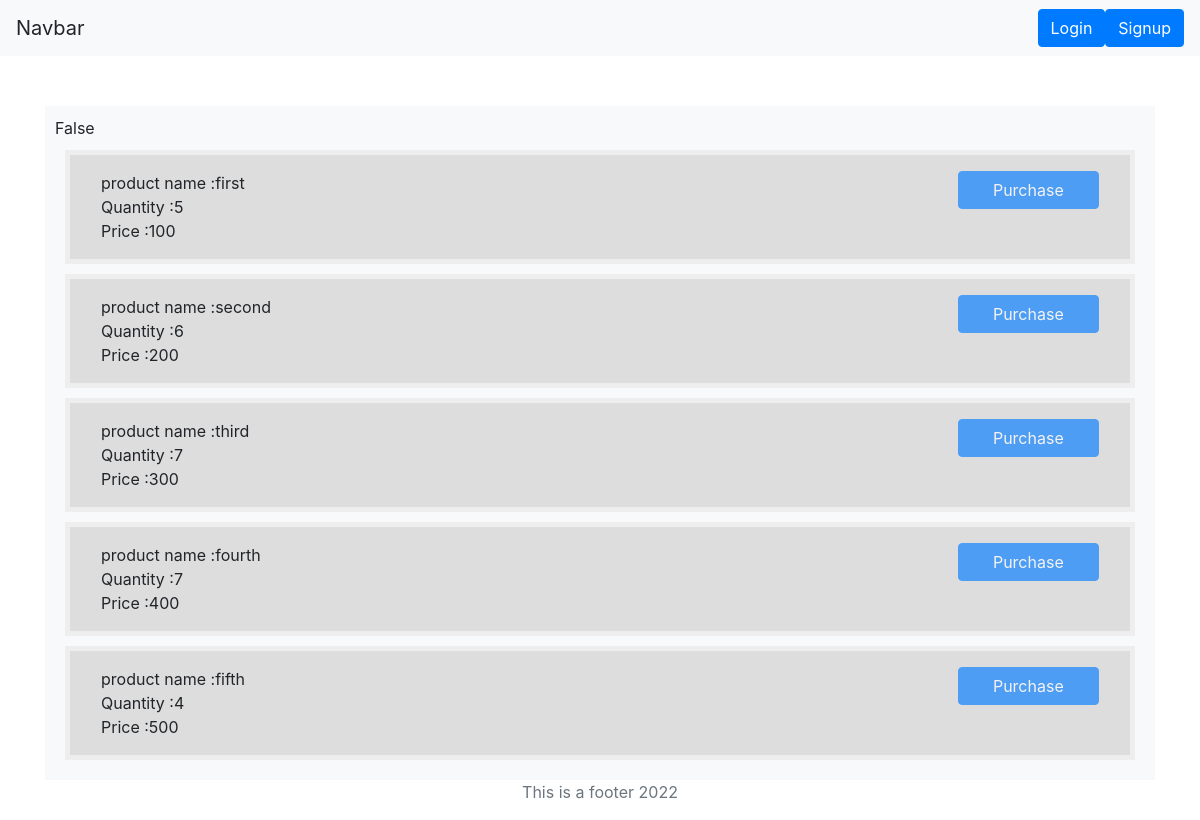
The page / on the database its author committed.
### app/models.py (models this page shows, shortened)
class Product(models.Model):
    name = models.CharField(max_length=255, default='', null=False)
    quantity = models.IntegerField()
    price = models.IntegerField()

### app/views.py (the view)
# urls.py: path('', views.Index.as_view(template_name='index.html'), name="home"),
class Index(ListView):
    model = Product
    context_object_name = 'productList'

### templates/index.html (shortened to what this page needs)
{% extends 'base.html' %}
{% block content %}
<div class="main-wrapper">
    <div class="container main-container">
        {{user.is_staff}}
        {% for product in productList %}
        <div class="row main-row">
            <div class="col-12 align-center">
                <div class="row p-3">
                    <div class="col-4 align-middle">
                        product name :{{product.name}}<br/>
                        <span id="quantity{{product.pk}}">Quantity :{{product.quantity}}</span><br/>
                        Price :{{product.price}}
                    </div>
                    <div class="col-6"></div>
                    <div class="col-2 float-right">
                            {% if user.is_authenticated and user.is_staff == False %}
                        <button type="button" class="btn btn-primary btn-block" onclick="Purchase({{product.pk}})">
                            Purchase
                        </button>
                        {% else %}
                        <button type="button" class="btn btn-primary btn-block" disabled> Purchase</button>
                        {% endif %}
                    </div>
                </div>
            </div>
        </div>
        {% endfor %}
    </div>
</div>
{%endblock content%}

### templates/base.html (shortened to what this page needs)
{% load static %}
<!doctype html>
<html lang="en">
<head>
    <link rel="stylesheet" href="https://maxcdn.bootstrapcdn.com/bootstrap/4.0.0/css/bootstrap.min.css"
>
</head>
<body>
<header>
    <nav class="navbar navbar-light bg-light justify-content-between">
        <a class="navbar-brand">Navbar</a>
        <form class="form-inline">
            {% if user.is_authenticated %}
            <a href="{% url 'logout' %}">Logout</a>
            {% else %}
            <button type="button" class="btn btn-primary "><a href="{% url 'login' %}"><span
                    style="color:white">Login</span></a></button>
            <button type="button" class="btn btn-primary "><a href="{% url 'signup' %}"><span
                    style="color:white">Signup</span></a></button>
            {% endif %}
        </form>
    </nav>
</header>
<div class="container">
    {% block content %}
    {% endblock %}
</div>
<footer class="text-muted">
    <div class="container text-center">
        <p>This is a footer {% now "Y" %}</p>
    </div>
</footer>
<link href="https://cdn.jsdelivr.net/npm/select2@4.1.0-rc.0/dist/css/select2.min.css" rel="stylesheet"/>
</body>
</html>

### templates/base.html (style rules this page uses)
.main-wrapper { background-color: #f8f9fa }
.main-container { margin-top: 50px; padding: 10px }
.row.main-row { background-color: #ddd; margin: 10px; border: 5px solid #eee }

### rows shown on the page
Product: name "first", quantity "5", price "100"
Product: name "second", quantity "6", price "200"
Product: name "third", quantity "7", price "300"
Product: name "fourth", quantity "7", price "400"
Product: name "fifth", quantity "4", price "500"

### other values the page prints
{{ user.is_staff }} "False"
